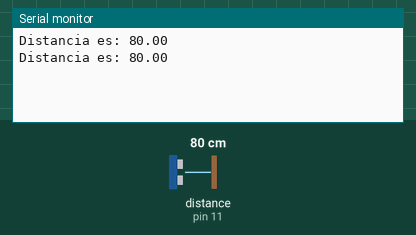
Recording of a sketch running on a simulated Arduino Uno, built with avr-gcc and run on an emulated ATmega328P. On the bench: the last lines printed to the serial monitor. Inputs (shaded band) come from the test bench; at power-on: distance to the obstacle (sensor on pin 11) 80 cm. The echo pulse lasts 58.3 µs per cm.

Above: at 1.8 s.
1.9 s: distance to the obstacle (sensor on pin 11) set to 2 cm
At 2.8 s:
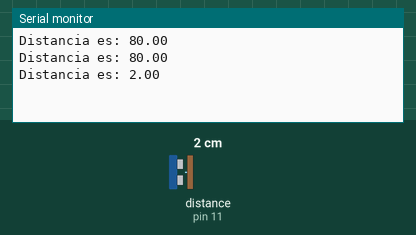
3.4 s: distance to the obstacle (sensor on pin 11) set to 4 cm
At 4.6 s:
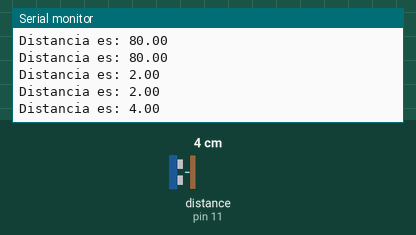
Timing chart, 0 to 6.4 s (numbered marks = the images above; inputs shaded):
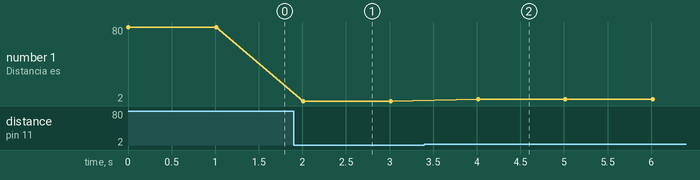

Measured:
- after the input at 1.9 s, the serial monitor: prints a new line after 0.11 s (image 1)
- after the input at 3.4 s, the serial monitor: prints a new line after 0.62 s (image 2)
- plotted number 1: 80 → 2 after the input at 1.9 s, 2 → 4 after the input at 3.4 s

The sketch:

Ultrasonico.ino
```cpp
#include "HCSR04.h"

#define trigP 12
#define echoP 11

UltraSonicDistanceSensor sonido(trigP, echoP);

void setup() {
  // put your setup code here, to run once:
  Serial.begin(9600);
}

void loop() {
  // put your main code here, to run repeatedly:
  float variable = sonido.measureDistanceCm();
  Serial.print("Distancia es: ");
  Serial.println(variable);
  delay(1000);

}
```
